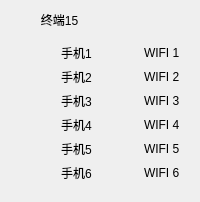
     <widget class="QWidget" name="widget_15" native="true">
      <layout class="QGridLayout" name="gridLayout_17">
       <item row="0" column="0">
        <layout class="QVBoxLayout" name="verticalLayout_16">
         <item>
          <widget class="QLabel" name="label_520">
           <property name="text">
            <string>         终端15</string>
           </property>
          </widget>
         </item>
         <item>
          <widget class="QWidget" name="widget_43" native="true">
           <layout class="QGridLayout" name="gridLayout_43">
            <item row="1" column="0">
             <widget class="LightButton" name="lightButton1_505" native="true"/>
            </item>
            <item row="2" column="0">
             <widget class="LightButton" name="lightButton1_506" native="true"/>
            </item>
            <item row="0" column="2">
             <widget class="LightButton" name="lightButton1_507" native="true"/>
            </item>
            <item row="4" column="2">
             <widget class="LightButton" name="lightButton1_508" native="true"/>
            </item>
            <item row="5" column="0">
             <widget class="LightButton" name="lightButton1_509" native="true"/>
            </item>
            <item row="0" column="0">
             <widget class="LightButton" name="lightButton1_510" native="true"/>
            </item>
            <item row="5" column="2">
             <widget class="LightButton" name="lightButton1_511" native="true"/>
            </item>
            <item row="1" column="2">
             <widget class="LightButton" name="lightButton1_512" native="true"/>
            </item>
            <item row="2" column="2">
             <widget class="LightButton" name="lightButton1_513" native="true"/>
            </item>
            <item row="3" column="2">
             <widget class="LightButton" name="lightButton1_514" native="true"/>
            </item>
            <item row="4" column="0">
             <widget class="LightButton" name="lightButton1_515" native="true"/>
            </item>
            <item row="3" column="0">
             <widget class="LightButton" name="lightButton1_516" native="true"/>
            </item>
            <item row="0" column="3">
             <widget class="QLabel" name="WifiLabel15_1">
              <property name="text">
               <string>WIFI 1</string>
              </property>
             </widget>
            </item>
            <item row="4" column="3">
             <widget class="QLabel" name="WifiLabel15_5">
              <property name="text">
               <string>WIFI 5</string>
              </property>
             </widget>
            </item>
            <item row="3" column="3">
             <widget class="QLabel" name="WifiLabel15_4">
              <property name="text">
               <string>WIFI 4</string>
              </property>
             </widget>
            </item>
            <item row="3" column="1">
             <widget class="QLabel" name="PhoneLabel15_4">
              <property name="text">
               <string>手机4</string>
              </property>
             </widget>
            </item>
            <item row="0" column="1">
             <widget class="QLabel" name="PhoneLabel15_1">
              <property name="text">
               <string>手机1</string>
              </property>
             </widget>
            </item>
            <item row="2" column="1">
             <widget class="QLabel" name="PhoneLabel15_3">
              <property name="text">
               <string>手机3</string>
              </property>
             </widget>
            </item>
            <item row="4" column="1">
             <widget class="QLabel" name="PhoneLabel15_5">
              <property name="text">
               <string>手机5</string>
              </property>
             </widget>
            </item>
            <item row="5" column="1">
             <widget class="QLabel" name="PhoneLabel15_6">
              <property name="text">
               <string>手机6</string>
              </property>
             </widget>
            </item>
            <item row="1" column="1">
             <widget class="QLabel" name="PhoneLabel15_2">
              <property name="text">
               <string>手机2</string>
              </property>
             </widget>
            </item>
            <item row="5" column="3">
             <widget class="QLabel" name="WifiLabel15_6">
              <property name="text">
               <string>WIFI 6</string>
              </property>
             </widget>
            </item>
            <item row="2" column="3">
             <widget class="QLabel" name="WifiLabel15_3">
              <property name="text">
               <string>WIFI 3</string>
              </property>
             </widget>
            </item>
            <item row="1" column="3">
             <widget class="QLabel" name="WifiLabel15_2">
              <property name="text">
               <string>WIFI 2</string>
              </property>
             </widget>
            </item>
           </layout>
          </widget>
         </item>
        </layout>
       </item>
      </layout>
     </widget>
